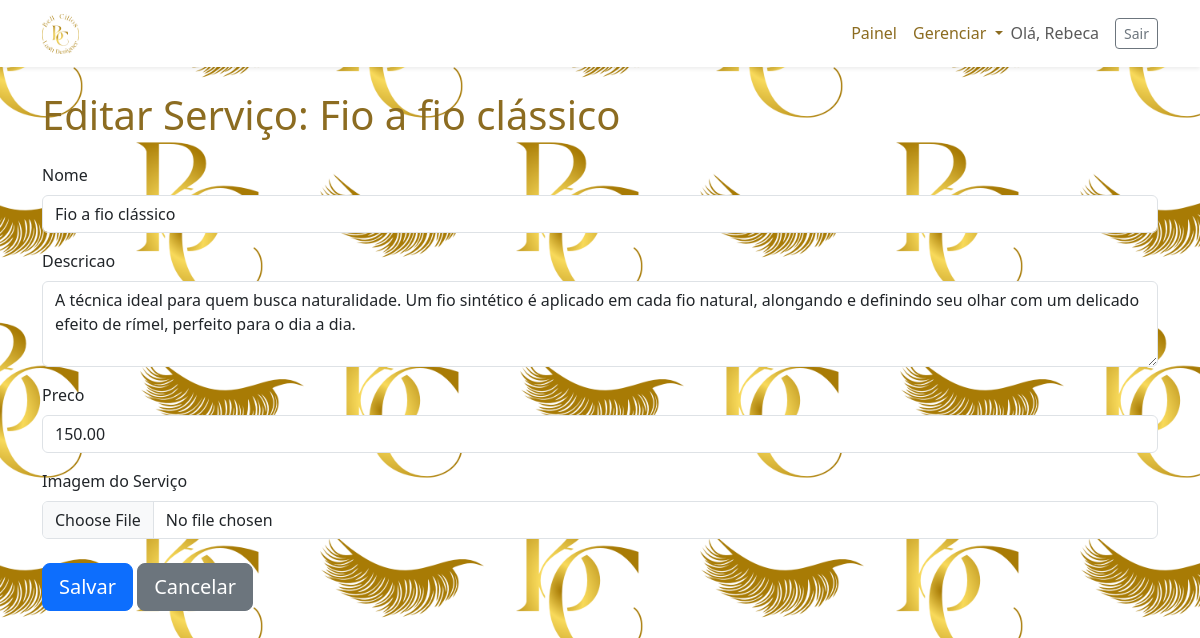
/painel/servicos/editar/3/ (signed in), run on the app's committed database.
### agendamentos/models.py (models this page shows, shortened)
class Servico(models.Model):
    nome = models.CharField(max_length=100)
    descricao = models.TextField()
    preco = models.DecimalField(max_digits=6, decimal_places=2)
    imagem = models.ImageField(upload_to='servicos/', blank=True, null=True, verbose_name="Imagem do Serviço")

### agendamentos/views.py (the view)
# urls.py: path('servicos/editar/<int:servico_id>/', views.editar_servico, name='editar_servico'),
@login_required
def editar_servico(request, servico_id):
    servico = get_object_or_404(Servico, id=servico_id)
    if request.method == 'POST':
        form = ServicoForm(request.POST, request.FILES, instance=servico) # request.FILES ESTÁ AQUI
        if form.is_valid():
            form.save()
            messages.success(request, 'Serviço atualizado com sucesso!')
            return redirect('agendamentos:gerir_servicos')
    else:
        form = ServicoForm(instance=servico)
    context = {'form': form, 'titulo_pagina': f'Editar Serviço: {servico.nome}'}
    return render(request, 'agendamentos/criar_editar_servico.html', context)

### agendamentos/forms.py
class ServicoForm(forms.ModelForm):
    class Meta:
        model = Servico
        fields = ['nome', 'descricao', 'preco', 'imagem']
        widgets = {
            'nome': forms.TextInput(attrs={'class': 'form-control'}),
            'descricao': forms.Textarea(attrs={'class': 'form-control', 'rows': 3}),
            'preco': forms.NumberInput(attrs={'class': 'form-control'}),
            'imagem': forms.FileInput(attrs={'class': 'form-control'}),
        }

### agendamentos/templates/agendamentos/criar_editar_servico.html (shortened to what this page needs)
{% extends 'agendamentos/base.html' %}
{% block content %}
    <h1 class="mb-4">{{ titulo_pagina }}</h1>
    <form method="post" enctype="multipart/form-data">
        {% for field in form %}
            <div class="mb-3">
                <label for="{{ field.id_for_label }}" class="form-label">{{ field.label }}</label>
                {{ field }}
            </div>
        {% endfor %}
        <div class="mt-4">
            <button type="submit" class="btn btn-primary btn-lg">Salvar</button>
            <a href="{% url 'agendamentos:gerir_servicos' %}" class="btn btn-secondary btn-lg">Cancelar</a>
        </div>
    </form>
{% endblock %}

### agendamentos/templates/agendamentos/base.html (shortened to what this page needs)
{% load static %}
<!DOCTYPE html>
<html lang="pt-br">
<head>
    <link href="https://cdn.jsdelivr.net/npm/bootstrap@5.3.3/dist/css/bootstrap.min.css" rel="stylesheet">
    <link rel="stylesheet" href="https://cdn.jsdelivr.net/npm/bootstrap-icons@1.11.3/font/bootstrap-icons.min.css">
</head>
<body>
    <nav class="navbar navbar-expand-lg navbar-light bg-white shadow-sm">
        <div class="container">
            <a class="navbar-brand" href="{% if user.is_authenticated %}{% url 'agendamentos:painel' %}{% else %}{% url 'home' %}{% endif %}">
                <img src="{% static 'agendamentos/img/submarca.png' %}" alt="Logotipo BellCilios" height="40">
            </a>
            <div class="collapse navbar-collapse" id="navbarNav">
                <ul class="navbar-nav ms-auto align-items-center">
                    {% if user.is_authenticated %}
                        <li class="nav-item">
                            <a class="nav-link" href="{% url 'agendamentos:painel' %}">Painel</a>
                        </li>
                        <li class="nav-item dropdown">
                            <a class="nav-link dropdown-toggle" href="#" id="navbarDropdown" role="button" data-bs-toggle="dropdown">
                                Gerenciar
                            </a>
                        </li>
                        <li class="nav-item">
                            <span class="navbar-text me-3">Olá, {{ user.username }}</span>
                        </li>
                        <li class="nav-item">
                             <form action="{% url 'logout' %}" method="post" class="d-flex">
                                <button type="submit" class="btn btn-outline-secondary btn-sm">Sair</button>
                            </form>
                        </li>
                    {% endif %}
                </ul>
            </div>
        </div>
    </nav>
    <main role="main" class="container py-4">
        {% block content %}{% endblock %}
    </main>
    <div class="toast-container position-fixed top-0 end-0 p-3">
    </div>
</body>
</html>

### data on the page
Servico: form "Fio a fio clássico" "A técnica ideal para quem busca naturalidade. Um fio sintético é aplicado em cada fio natural, alongando e definindo seu olhar com um delicado efeito de rímel, perfeito para o dia a dia." "150.00"

### other printed values
{{ user.username }} "Rebeca"
{{ titulo_pagina }} "Editar Serviço: Fio a fio clássico"
{{ field.label }} "Nome" "Descricao" "Preco" "Imagem do Serviço"
